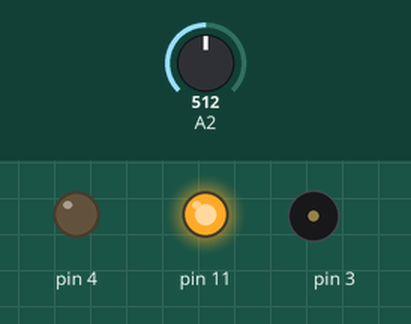
Recording of a sketch running on a simulated Arduino Uno, built with avr-gcc and run on an emulated ATmega328P. On the bench: output pins drawn as LEDs (lit = HIGH), buzzer (waves = sounding). Inputs (shaded band) come from the test bench; at power-on: A2 = 512.

Above: at 1.2 s.
1.3 s: A2 set to 494
At 1.49 s:
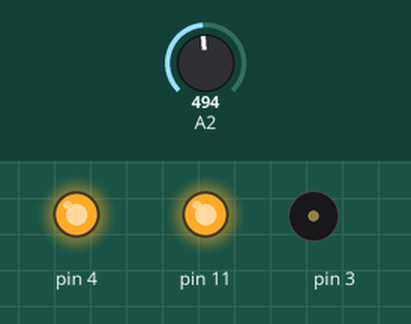
At 10.2 s:
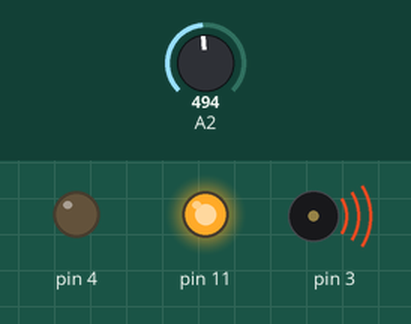
Timing chart, 0 to 11.8 s (numbered marks = the images above; inputs shaded):
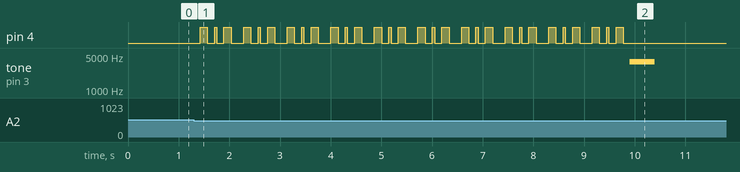

The sketch:

Trippy.ino
```cpp
#define cbi(sfr, bit) (_SFR_BYTE(sfr) &= ~_BV(bit))
#define sbi(sfr, bit) (_SFR_BYTE(sfr) |= ~_BV(bit))

void setup()
{
  pinMode(11,OUTPUT);
  pinMode(3,OUTPUT);
  pinMode(4,OUTPUT);


  digitalWrite(11, 1);


 cbi(ADCSRA, ADPS1);
 cbi(ADCSRA, ADPS0);

}
long ls=0, c=0, lx=0;
float x=0, y=0;
boolean flag = false;
void loop()
{
  for(;;)
  {

    x = analogRead(A2);

    if((lx-x)>10)
    alarm();

    lx=x;

  }


}

void alarm()
{
  for(int j=0;j<10;j++)
  {
   for(int i=3790;i<=4000;i++,delay(2))
   {
    tone(3, i, 500);
    if(i%70==0)
    digitalWrite(4, flag=!flag);
   }

   for(int i=4000;i>=3790;i--,delay(2))
   {
    tone(3, i, 500);
    if(i%70==0)
    digitalWrite(4, flag=!flag);
   }
  }
}
```

Measured:
- the behaviour switches between 502 and 501 on A2 (found by bisection; images 0 and 1)
- after the input at 1.3 s, pin 4: LOW → HIGH after 0.12 s, then repeats every 0.86 s: LOW 0.14 s, HIGH 0.04 s, LOW 0.14 s, HIGH 0.14 s, LOW 0.25 s, HIGH 0.14 s, until it stays LOW from 9.8 s; tone on pin 3: silent → 3790 Hz after 8.6 s, → silent 0.50 s later
